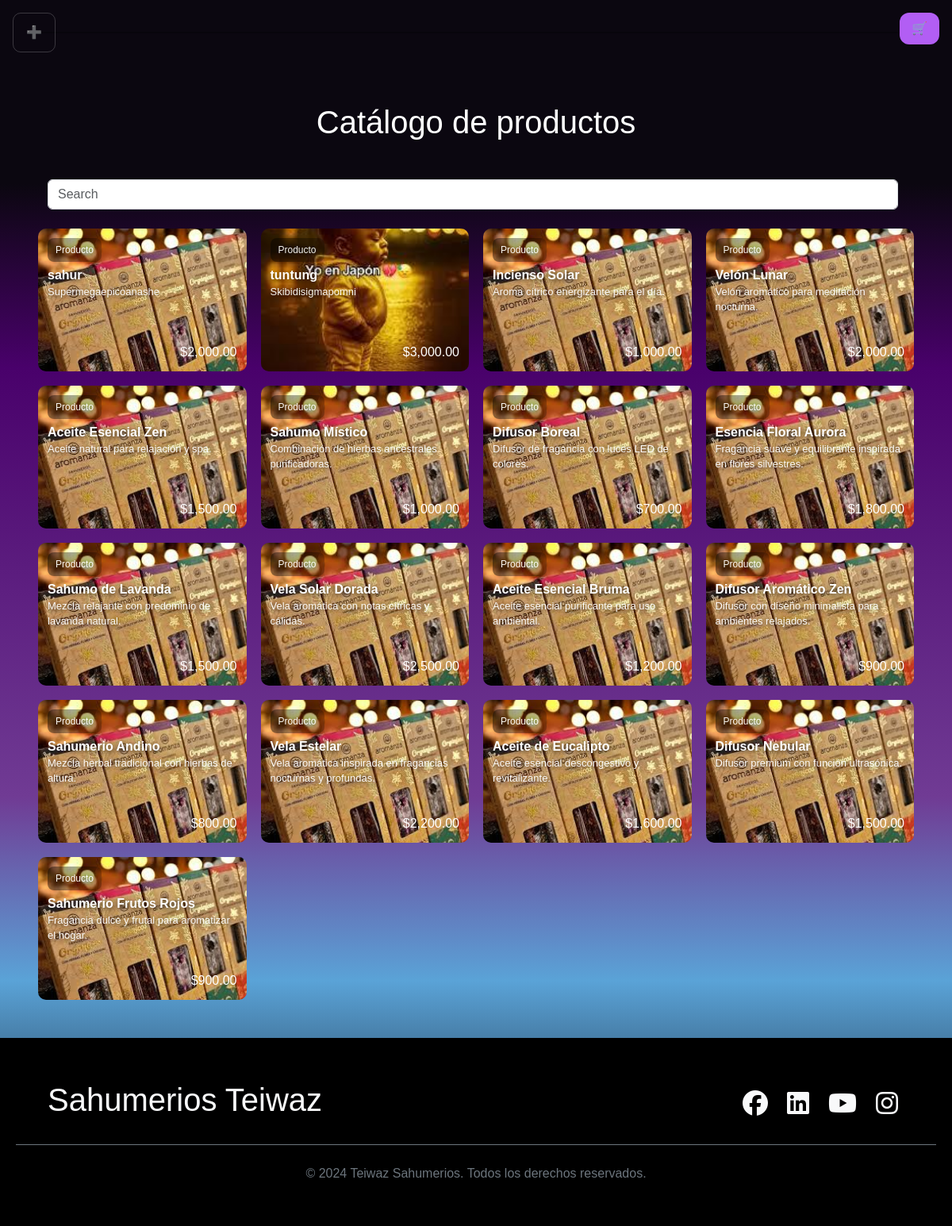
/catalogo.php (signed in), run on the app's committed database.
### tables this page shows
CREATE TABLE `producto` (
  `ID` int(11) NOT NULL,
  `Titulo` varchar(255) NOT NULL,
  `Descripcion` varchar(200) NOT NULL,
  `Id_Marca` int(2) NOT NULL,
  `Id_Categoria` int(2) NOT NULL,
  `Id_Proveedor` int(2) NOT NULL,
  `Stock` int(3) NOT NULL,
  `StockMinimo` int(3) NOT NULL,
  `Costo` int(6) NOT NULL,
  `Ganancia` int(6) NOT NULL,
  `Precio` int(6) NOT NULL
);

### catalogo.php (the view, shortened to what this page needs)
<!DOCTYPE html>
<html lang="es">
<head>
  <link rel="stylesheet" href="https://cdnjs.cloudflare.com/ajax/libs/font-awesome/6.7.2/css/all.min.css">
  <link rel="stylesheet" href="css/bootstrap.css">
  <link rel="stylesheet" href="css/main3.css">
  <link rel="stylesheet" href="posible/index2.css">
</head>
<body>
  <?php
  include 'holasoyfunciones.php';
  ?>
  <main class="container py-4">
    <hr style="border-top: 2px solid #000;" class="py-4">
    <h1 class="text-center py-4">Catálogo de productos</h1>
    <form class="top-search d-flex px-4 mt-4 mb-4" role="search" id="searchForm">
      <input class="form-control me-2" type="search" id="searchInput" placeholder="Search" aria-label="Search"/>
    </form>
    <div class="products">
      <?php
      include("conexion.php");
      $sql = "SELECT * FROM producto";
      $resultado = $conn->query($sql);
      while ($fila = $resultado->fetch_assoc()) {
        $imgPath = 'img/' . $fila['Titulo'] . '.jpg';
        if (!file_exists($imgPath) || empty($fila['Titulo'])) {
          $imgPath = 'img/sahur.jpg';
        }
      ?>
        <a class="product-card" href="Productos.php?id=<?php echo $fila['ID']; ?>" style="text-decoration: none; color: inherit;">
          <img src="<?php echo htmlspecialchars($imgPath); ?>" alt="<?php echo htmlspecialchars($fila['Titulo']); ?>">
          <div class="overlay">
            <div class="meta">Producto</div>
            <div class="title"><?php echo htmlspecialchars($fila['Titulo']); ?></div>
            <div class="desc"><?php echo htmlspecialchars($fila['Descripcion']); ?></div>
          </div>
          <div class="card-footer">
            <span class="precio">$<?php echo number_format($fila['Precio'], 2); ?></span>
          </div>
        </a>
      <?php } ?>
    </div>
  </main>
</body>
</html>

### css/main3.css (style rules this page uses)
body { font-family: 'Arial', sans-serif; background: none; color: white; margin: 0; padding: 0; }
.container { padding: 3vw; max-width: 1200px; margin: 0 auto; }
.products { display: grid; grid-template-columns: repeat(auto-fill, minmax(220px, 1fr)); gap: 18px; align-items: start; align-content: start; justify-items: stretch; width: 100%; margin: 0 auto; padding: 0 12px; box-sizing: border-box; background: transparent !important; }
.product-card { position: relative; display: block; overflow: hidden; min-height: 260px; height: auto !important; background: rgba(0,0,0,0.12); border-radius: 10px; box-sizing: border-box; }
.product-card img { display: block; width: 100%; height: 180px; object-fit: cover; }
.product-card .overlay { position: absolute; top: 12px; left: 12px; right: 12px; z-index: 2; }
.product-card .card-footer { position: absolute; bottom: 12px; left: 12px; right: 12px; z-index: 3; display: flex; justify-content: flex-end; align-items: center; }
.product-card .overlay { position:absolute; top:12px; left:12px; right:12px; color:#fff; z-index:2; text-shadow:0 2px 6px rgba(0,0,0,0.7); }
.product-card .overlay .meta { font-size:12px; opacity:.95; margin-bottom:6px; background:linear-gradient(90deg, rgba(0,0,0,0.45), rgba(0,0,0,0.25)); display:inline-block; padding:6px 10px; border-radius:8px; }
.product-card .overlay .title { margin:2px 0; font-size:16px; line-height:1.1; font-weight:600; }
.product-card .overlay .desc { margin:0; font-size:13px; opacity:.95; }
.product-card .card-footer { position:absolute; bottom:12px; left:12px; right:12px; display:flex; justify-content:flex-end; z-index:3; }
.product-card .card-footer .precio { color: white; text-decoration: none; }
html, body { height: 100%; margin: 0; padding: 0; }
body { display: flex; flex-direction: column; min-height: 100vh; background: none; }
main { flex: 1 0 auto; width: 100%; min-height: 0; }
.products { display: grid; grid-template-columns: repeat(auto-fill, minmax(220px, 1fr)); gap: 18px; align-items: start; justify-items: stretch; width: 100%; padding: 0 12px; margin: 0 auto; min-height: 0; height: auto; background: transparent !important; }
.product-card { display: block; background: rgba(0,0,0,0.12); border-radius: 10px; overflow: hidden; text-decoration: none; color: inherit; height: auto !important; min-height: 0 !important; }
.product-card img { width: 100%; height: 180px; object-fit: cover; display: block; }
*, *::before, *::after { box-sizing: border-box; }

### posible/index2.css (style rules this page uses)
html, body { height: 100%; margin: 0; padding: 0; }
body { display: flex; flex-direction: column; min-height: 100vh; background: linear-gradient(180deg, #0b0710 15%, #49016b 30%, #703b94 65%, #5aa3d7 80%, #0b0710 100%) ; background-size: cover; background-attachment: scroll; color: #fff; font-family: 'Montserrat', sans-serif; }
main { flex: 1 0 auto; min-height: 0; width: 100%; }

### data on the page
producto: Titulo (picture), Titulo "sahur", Descripcion "Supermegaepicoanashe", Precio "2,000.00"
producto: Titulo (picture), Titulo "tuntung", Descripcion "Skibidisigmapomni", Precio "3,000.00"
producto: Titulo "Incienso Solar", Descripcion "Aroma cítrico energizante para el día.", Precio "1,000.00"
producto: Titulo "Velón Lunar", Descripcion "Velón aromático para meditación nocturna.", Precio "2,000.00"
producto: Titulo "Aceite Esencial Zen", Descripcion "Aceite natural para relajación y spa.", Precio "1,500.00"
producto: Titulo "Sahumo Místico", Descripcion "Combinación de hierbas ancestrales purificadoras.", Precio "1,000.00"
producto: Titulo "Difusor Boreal", Descripcion "Difusor de fragancia con luces LED de colores.", Precio "700.00"
producto: Titulo "Esencia Floral Aurora", Descripcion "Fragancia suave y equilibrante inspirada en flores silvestres.", Precio "1,800.00"
producto: Titulo "Sahumo de Lavanda", Descripcion "Mezcla relajante con predominio de lavanda natural.", Precio "1,500.00"
producto: Titulo "Vela Solar Dorada", Descripcion "Vela aromática con notas cítricas y cálidas.", Precio "2,500.00"
producto: Titulo "Aceite Esencial Bruma", Descripcion "Aceite esencial purificante para uso ambiental.", Precio "1,200.00"
producto: Titulo "Difusor Aromático Zen", Descripcion "Difusor con diseño minimalista para ambientes relajados.", Precio "900.00"
producto: Titulo "Sahumerio Andino", Descripcion "Mezcla herbal tradicional con hierbas de altura.", Precio "800.00"
producto: Titulo "Vela Estelar", Descripcion "Vela aromática inspirada en fragancias nocturnas y profundas.", Precio "2,200.00"
producto: Titulo "Aceite de Eucalipto", Descripcion "Aceite esencial descongestivo y revitalizante.", Precio "1,600.00"
producto: Titulo "Difusor Nebular", Descripcion "Difusor premium con función ultrasónica.", Precio "1,500.00"
producto: Titulo "Sahumerio Frutos Rojos", Descripcion "Fragancia dulce y frutal para aromatizar el hogar.", Precio "900.00"
